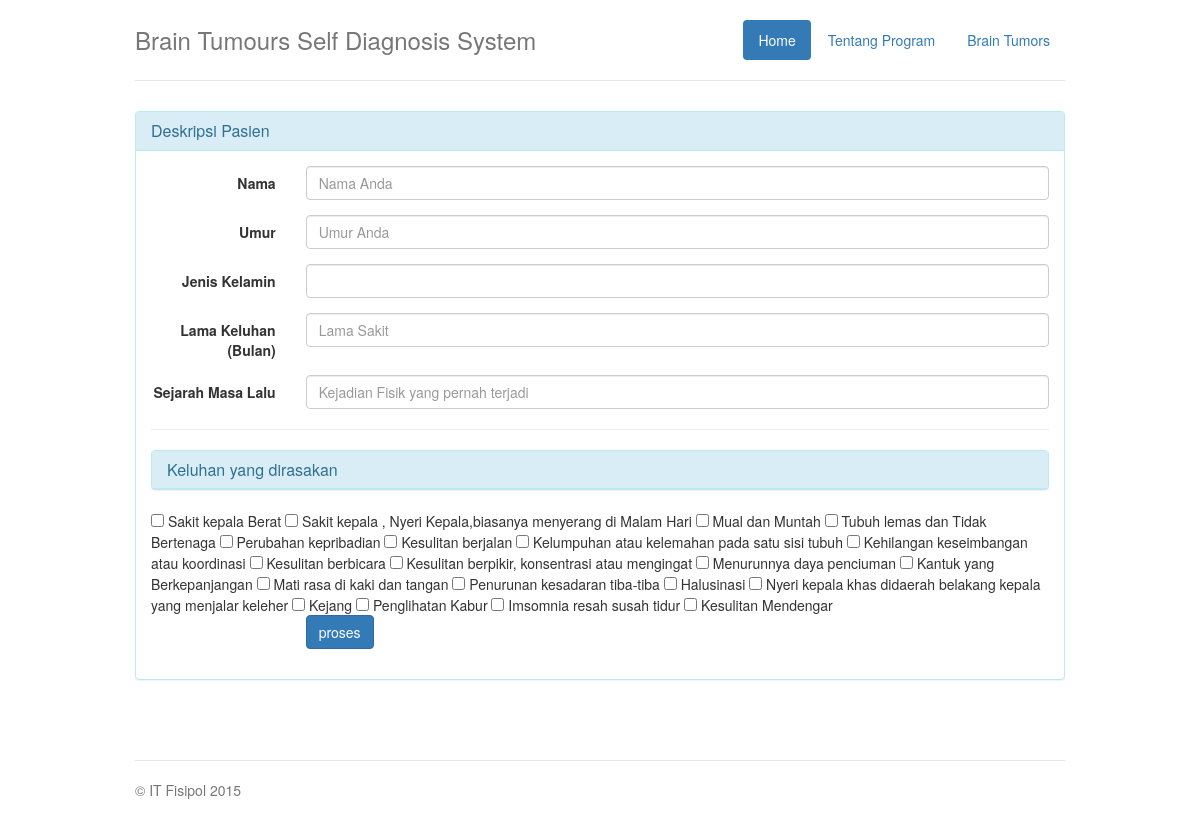
Screenshot of /brt/index.php with the database file from the repository.
### tables this page shows
CREATE TABLE `case_gejala` (
  `tmrGejalaId` int(8) NOT NULL AUTO_INCREMENT,
  `tmrGejalaKode` varchar(255) DEFAULT NULL,
  `tmrGejalaNama` varchar(255) DEFAULT NULL,
  `tmrGejalaDeskripsi` varchar(255) DEFAULT NULL,
  PRIMARY KEY (`tmrGejalaId`)
);

### brt/index.php (the view, shortened to what this page needs)
<!DOCTYPE html>
<html lang="en">
  <head>
    <link href="../asset/css/bootstrap.min.css" rel="stylesheet">
    <link href="../asset/css/datepicker.css" rel="stylesheet">
    <link href="../asset/css/jumbotron.css" rel="stylesheet">
    <link href="https://code.jquery.com/ui/1.11.3/themes/smoothness/jquery-ui.css" rel="stylesheet">
  </head>
  <body>
    <div class="container">
      <div class="header clearfix">
        <nav>
          <ul class="nav nav-pills pull-right">
            <li role="presentation" class="active"><a href="#">Home</a></li>
            <li role="presentation" ><a href="#">Tentang Program</a></li>
            <li role="presentation" ><a href="#">Brain Tumors</a></li>
          </ul>
        </nav>
        <h3 class="text-muted">Brain Tumours  Self Diagnosis System</h3>
      </div>
		<div class="panel panel-info">
		  <div class="panel-heading">
			<h3 class="panel-title">Deskripsi Pasien</h3>
		  </div>
		  <div class="panel-body">
			<form class="form-horizontal" id="form_filter">
			  <div class="form-group">
				<label for="nama" class="col-sm-2 control-label">Nama</label>
				<div class="col-sm-10">
				  <input type="text" class="form-control" id="nama" placeholder="Nama Anda" required="true">
				</div>
			  </div>
			  <div class="form-group">
				<label for="umur" class="col-sm-2 control-label">Umur</label>
				<div class="col-sm-10">
				  <input type="text" class="form-control" id="umur" placeholder="Umur Anda" required="true">
				</div>
			  </div>
			  <div class="form-group">
				<label for="jnkel" class="col-sm-2 control-label">Jenis Kelamin</label>
				<div class="col-sm-10">
				  <input type="text" class="form-control" id="jnskel" placeholder="" required="true">
				</div>
			  </div>
			  <div class="form-group">
				<label for="keluhan" class="col-sm-2 control-label">Lama Keluhan (Bulan)</label>
				<div class="col-sm-10">
				  <input type="text" class="form-control" id="keluhan" placeholder="Lama Sakit" required="true">
				</div>
			  </div>
			  <div class="form-group">
				<label for="sejarah" class="col-sm-2 control-label">Sejarah Masa Lalu</label>
				<div class="col-sm-10">
				  <input type="text" class="form-control" id="sejarah" placeholder="Kejadian Fisik yang pernah terjadi" required="true">
				</div>
			  </div>
			  <hr>
			  <div class="panel panel-info">
		  <div class="panel-heading">
			<h3 class="panel-title">Keluhan yang dirasakan</h3>
		  </div>
		  </div>
<?php
    $servername='localhost';
    $username='root';
    $password='';
    $koneksi=mysql_connect ($servername, $username, $password);
  if ($koneksi) {
$query_gejala="SELECT
case_gejala.tmrGejalaId,
case_gejala.tmrGejalaKode,
case_gejala.tmrGejalaNama,
case_gejala.tmrGejalaDeskripsi
FROM
case_gejala";
$result = mysql_query($query_gejala);
   } else {
     echo "<b> Koneksi Gagal </b>";
   }
   ?>
        <?php
		$a = 0;
        while($row = mysql_fetch_array($result))
            {
            if($a++ %5 == 0) echo "<tr>";
            ?>
            <td align="center"><input type="checkbox" name="myCheckboxes[]" id="myCheckboxes" value="<?php echo $row['tmrGejalaId']; ?>" /></td>
            <td style="text-align:left"><?php echo $row["tmrGejalaNama"]; ?></td>
        <?php
        if($a %5 == 0) echo "</tr>";
            }
        ?>
			  <div class="form-group">
				<div class="col-sm-offset-2 col-sm-10">
				  <button type="submit" class="btn btn-primary" id="btn_submit">proses</button>
				</div>
			  </div>
			</form>
		  </div>
		</div>
      <footer class="footer">
        <p>&copy; IT Fisipol 2015</p>
      </footer>
    </div>
  </body>
</html>

### asset/css/jumbotron.css (style rules this page uses)
body { padding-top: 20px; padding-bottom: 20px; }
.header, .marketing, .footer { padding-right: 15px; padding-left: 15px; }
.header { padding-bottom: 20px; border-bottom: 1px solid #e5e5e5; }
.header h3 { margin-top: 0; margin-bottom: 0; line-height: 40px; }
.footer { padding-top: 19px; color: #777; border-top: 1px solid #e5e5e5; }
@media (min-width: 768px) { .container { max-width: 960px; } }
@media screen and (min-width: 768px) { .header, .marketing, .footer { padding-right: 0; padding-left: 0; } }
@media screen and (min-width: 768px) { .header { margin-bottom: 30px; } }

### rows the page displays
case_gejala: tmrGejalaNama "Sakit kepala Berat"
case_gejala: tmrGejalaNama "Sakit kepala , Nyeri Kepala,biasanya menyerang di Malam Hari"
case_gejala: tmrGejalaNama "Mual dan Muntah"
case_gejala: tmrGejalaNama "Tubuh lemas dan Tidak Bertenaga"
case_gejala: tmrGejalaNama "Perubahan kepribadian"
case_gejala: tmrGejalaNama "Kesulitan berjalan"
case_gejala: tmrGejalaNama "Kelumpuhan atau kelemahan pada satu sisi tubuh"
case_gejala: tmrGejalaNama "Kehilangan keseimbangan atau koordinasi"
case_gejala: tmrGejalaNama "Kesulitan berbicara"
case_gejala: tmrGejalaNama "Kesulitan berpikir, konsentrasi atau mengingat"
case_gejala: tmrGejalaNama "Menurunnya daya penciuman"
case_gejala: tmrGejalaNama "Kantuk yang Berkepanjangan"
case_gejala: tmrGejalaNama "Mati rasa di kaki dan tangan"
case_gejala: tmrGejalaNama "Penurunan kesadaran tiba-tiba"
case_gejala: tmrGejalaNama "Halusinasi"
case_gejala: tmrGejalaNama "Nyeri kepala khas didaerah belakang kepala yang menjalar keleher"
case_gejala: tmrGejalaNama "Kejang"
case_gejala: tmrGejalaNama "Penglihatan Kabur"
case_gejala: tmrGejalaNama "Imsomnia resah susah tidur"
case_gejala: tmrGejalaNama "Kesulitan Mendengar"
